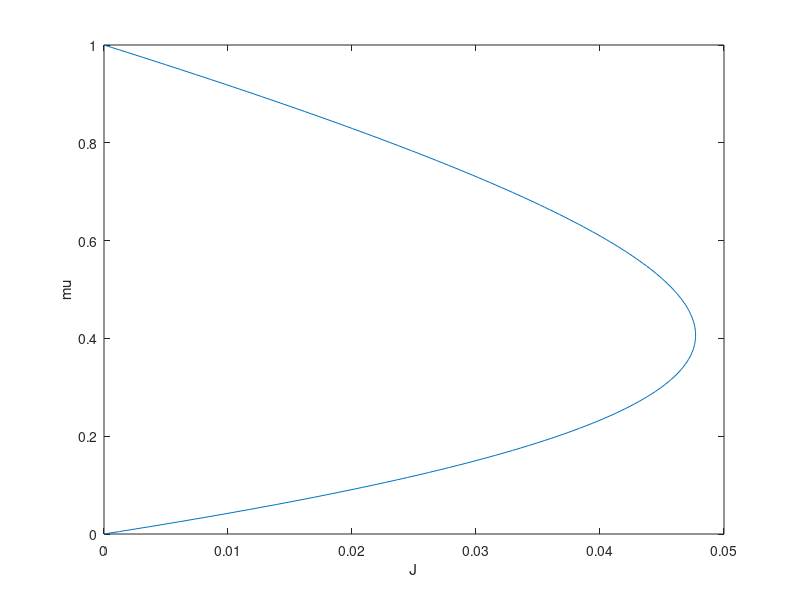

Write MATLAB code to recreate this figure.
clear variables;
clc; close all;

% Create the bosonic creation and annihilation operators
S = 2;
s = arrayfun(@sqrt, 1:S);
a = sparse(diag(s, 1));         % Annihilation
a_d = sparse(diag(s, -1));      % Creation
n = sparse(diag(0:size(a)-1));  % Number operator = a * a_d
I = speye(size(a));       % Identity operator
% --------

a1 = kron(a, kron(I, kron(I, I)));      % a_1
a2 = kron(I, kron(a, kron(I, I)));      % a_2
a3 = kron(I, kron(I, kron(a, I)));      % a_3
a4 = kron(I, kron(I, kron(I, a)));      % a_4
a_d1 = kron(a_d, kron(I, kron(I, I)));  % adagger_1
a_d2 = kron(I, kron(a_d, kron(I, I)));  % adagger_2
a_d3 = kron(I, kron(I, kron(a_d, I)));  % adagger_3
a_d4 = kron(I, kron(I, kron(I, a_d)));  % adagger_4
n1 = kron(n, kron(I, kron(I, I)));      % n_1
n2 = kron(I, kron(n, kron(I, I)));      % n_2
n3 = kron(I, kron(I, kron(n, I)));      % n_3
n4 = kron(I, kron(I, kron(I, n)));      % n_4
I4 = kron(I, kron(I, kron(I, I)));

% On-site interaction
U = 1;

prec = 200;
mu_grid = linspace(0, S-1, prec);
points = [];

% Create terms of Hamiltonian independent of mu and J
H1 = 0.5*U*(n1*(n1-I4) + n2*(n2-I4) + n3*(n3-I4) + n4*(n4-I4));

for i = 1:length(mu_grid)
    mu = mu_grid(i);
    
    J_bounds = [0 1];
    
    while (range(J_bounds) > 1e-6)
        J = mean(J_bounds);
        
        o = 1e-10;

        % Generate the Hamiltonian matrix from order parameter
        H2 = -mu*(n1+n2+n3+n4);
        
        H = H1 + H2...
            -J*(a_d1*a2+a_d2*a1+a_d2*a3+a_d3*a2+a_d3*a4+a_d4*a3+...
            a_d4*a1+a_d1*a4)...
            -J*(a_d1*o+a1*o-o*o+a_d1*o+a1*o-o*o+...
            a_d2*o+a2*o-o*o+a_d2*o+a2*o-o*o+...
            a_d3*o+a3*o-o*o+a_d3*o+a3*o-o*o+...
            a_d4*o+a4*o-o*o+a_d4*o+a4*o-o*o);

        % Find the groundstate eigenvector gs
        % which has the minimum eigenvalue
        [eigenvectors, eigenvalues] = eig(H);
        [min_eig, min_eig_idx] = min(diag(eigenvalues));
        gs = eigenvectors(:, min_eig_idx);

        % New order parameters given by <gs | a | gs>
        o_new = gs' * a1 * gs;
        
        if (o_new < o)          % Mott-Insulating
            J_bounds(1) = J;
        else                    % Superfluid
            J_bounds(2) = J;
        end
    end
    
    points = [points; [mean(J_bounds), mu]];
    
    fprintf("%2.0f%%\n", 100*i/prec);
end

%%
plot(points(:, 1), points(:, 2));
xlabel("J");
ylabel("mu");